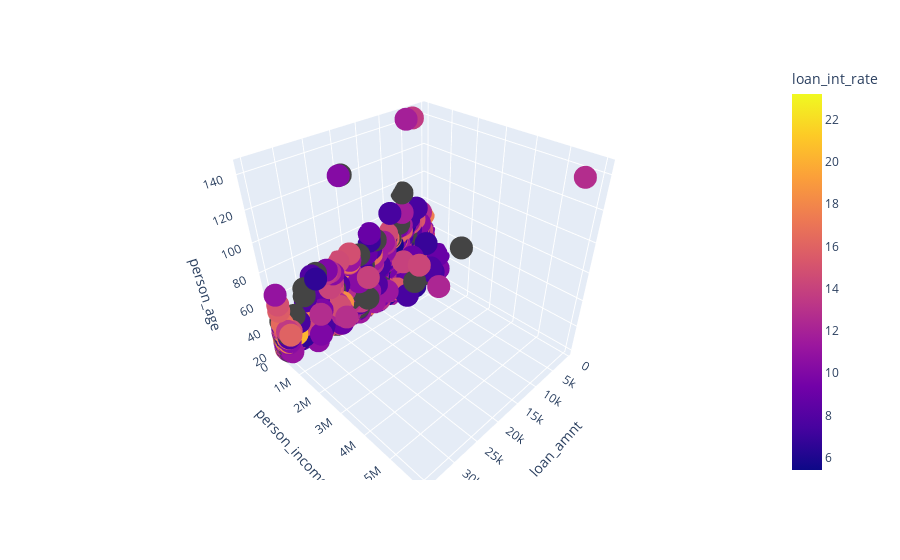

The code cell stored with this chart in its notebook:
### Markdown cell above
### **Multi-dimensional Plots**

Another way to represent multivariate relationships is to use multi-dimensional plots. For example, if we want to represent three variables in a dataset we can create a 3D scatter plot.

We will use the Python graphing library `Plotly` to load in a dataset and create an interactive 3D plot.

### Code cell
# create 3D scatter plot
fig = px.scatter_3d(df, z="person_age", y="person_income", x="loan_amnt", color="loan_int_rate")
fig.show()

### Figure 1 — Plotly figure (JSON) as saved in the notebook; plotly's stock layout.template omitted (floating-point values rounded to 4 significant figures; data arrays with more than 128 entries replaced by an {"elided": "..."} marker saying what was removed)
{"data": [{"hovertemplate": "loan_amnt=%{x}<br>person_income=%{y}<br>person_age=%{z}<br>loan_int_rate=%{marker.color}<extra></extra>", "legendgroup": "", "marker": {"color": {"elided": "32581 float values"}, "coloraxis": "coloraxis", "symbol": "circle"}, "mode": "markers", "name": "", "scene": "scene", "showlegend": false, "type": "scatter3d", "x": {"elided": "32581 int values"}, "y": {"elided": "32581 int values"}, "z": {"elided": "32581 int values"}}], "layout": {"coloraxis": {"colorbar": {"title": {"text": "loan_int_rate"}}, "colorscale": [[0, "#0d0887"], [0.1111, "#46039f"], [0.2222, "#7201a8"], [0.3333, "#9c179e"], [0.4444, "#bd3786"], [0.5556, "#d8576b"], [0.6667, "#ed7953"], [0.7778, "#fb9f3a"], [0.8889, "#fdca26"], [1, "#f0f921"]]}, "legend": {"tracegroupgap": 0}, "margin": {"t": 60}, "scene": {"domain": {"x": [0, 1], "y": [0, 1]}, "xaxis": {"title": {"text": "loan_amnt"}}, "yaxis": {"title": {"text": "person_income"}}, "zaxis": {"title": {"text": "person_age"}}}}}
